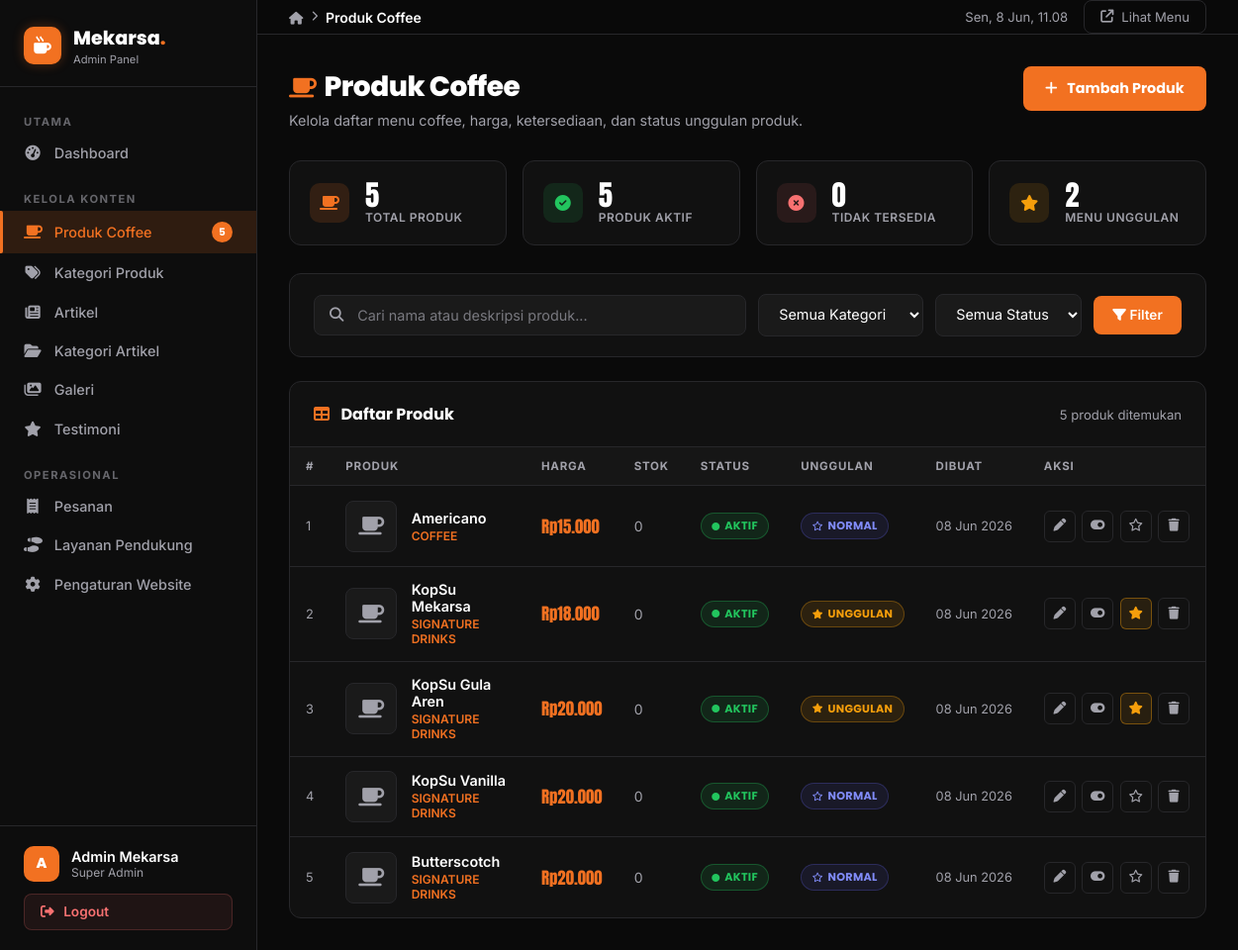
Screenshot of /portal-mekarsa/products.php (signed in) with the database file from the repository.
### tables this page shows
CREATE TABLE `products` (
  `id` int(11) NOT NULL,
  `category_id` int(11) NOT NULL,
  `name` varchar(100) NOT NULL,
  `description` text DEFAULT NULL,
  `price` decimal(10,2) NOT NULL,
  `stock` int(11) DEFAULT 0,
  `image` varchar(255) DEFAULT NULL,
  `is_featured` tinyint(1) DEFAULT 0,
  `status` enum('active','inactive') DEFAULT 'active',
  `created_at` timestamp NOT NULL DEFAULT current_timestamp(),
  `updated_at` timestamp NOT NULL DEFAULT current_timestamp() ON UPDATE current_timestamp()
);

CREATE TABLE `product_categories` (
  `id` int(11) NOT NULL,
  `name` varchar(100) NOT NULL,
  `description` text DEFAULT NULL,
  `created_at` timestamp NOT NULL DEFAULT current_timestamp()
);

### portal-mekarsa/products.php (the view, shortened to what this page needs)
<?php
$flashMsg   = '';
try {
    $pdo = getDBConnection();
    $search      = trim($_GET['search'] ?? '');
    $page        = max(1, (int)($_GET['page'] ?? 1));
    $perPage     = 10;
    $offset      = ($page - 1) * $perPage;
    $where  = [];
    $params = [];
    $whereSQL = !empty($where) ? 'WHERE ' . implode(' AND ', $where) : '';
    $countStmt = $pdo->prepare("SELECT COUNT(*) FROM products p $whereSQL");
    $countStmt->execute($params);
    $totalRows  = (int)$countStmt->fetchColumn();
    $listStmt = $pdo->prepare("
        SELECT p.*, pc.name AS category_name
        FROM products p
        LEFT JOIN product_categories pc ON p.category_id = pc.id
        $whereSQL
        ORDER BY p.created_at DESC
        LIMIT $perPage OFFSET $offset
    ");
    $listStmt->execute($params);
    $products = $listStmt->fetchAll();
    $statsStmt = $pdo->query("
        SELECT
            COUNT(*) AS total,
            SUM(status='active') AS active_count,
            SUM(status='inactive') AS inactive_count,
            SUM(is_featured=1) AS featured_count
        FROM products
    ");
    $productStats = $statsStmt->fetch();
} catch (PDOException $e) {
    $dbError      = $e->getMessage();
    $products     = [];
    $categories   = [];
    $totalPages   = 1;
    $totalRows    = 0;
    $productStats = ['total'=>0,'active_count'=>0,'inactive_count'=>0,'featured_count'=>0];
    if (empty($flashMsg)) {
        $flashMsg  = 'Database error: ' . $e->getMessage();
        $flashType = 'error';
    }
}
function formatRupiah(float $amount): string {
    return 'Rp' . number_format($amount, 0, ',', '.');
}
?>
<!DOCTYPE html>
<html lang="id">
<head>
    <link href="https://cdnjs.cloudflare.com/ajax/libs/font-awesome/6.5.0/css/all.min.css" rel="stylesheet">
</head>
<body>
<aside class="sidebar" id="sidebar" role="navigation" aria-label="Admin Navigation">
    <a href="dashboard.php" class="sidebar-brand">
        <div class="sidebar-brand-icon"><i class="fas fa-mug-hot"></i></div>
        <div>
            <div class="sidebar-brand-text">Mekarsa<span>.</span></div>
            <div class="sidebar-brand-sub">Admin Panel</div>
        </div>
    </a>
    <nav class="sidebar-nav">
        <div class="nav-section-label">Utama</div>
        <a href="dashboard.php" class="nav-item">
            <i class="fas fa-gauge-high"></i> Dashboard
        </a>
        <div class="nav-section-label" style="margin-top:0.75rem;">Kelola Konten</div>
        <a href="products.php" class="nav-item active">
            <i class="fas fa-mug-saucer"></i> Produk Coffee
            <?php if (!empty($productStats['total'])): ?>
                <span class="nav-badge"><?= $productStats['total'] ?></span>
            <?php endif; ?>
        </a>
        <a href="product-categories.php" class="nav-item">
            <i class="fas fa-tags"></i> Kategori Produk
        </a>
        <a href="articles.php" class="nav-item">
            <i class="fas fa-newspaper"></i> Artikel
        </a>
        <a href="article-categories.php" class="nav-item">
            <i class="fas fa-folder-open"></i> Kategori Artikel
        </a>
        <a href="gallery.php" class="nav-item">
            <i class="fas fa-images"></i> Galeri
        </a>
        <a href="testimonials.php" class="nav-item">
            <i class="fas fa-star"></i> Testimoni
        </a>
        <div class="nav-section-label" style="margin-top:0.75rem;">Operasional</div>
        <a href="orders.php" class="nav-item">
            <i class="fas fa-receipt"></i> Pesanan
        </a>
        <a href="support-services.php" class="nav-item">
            <i class="fas fa-shoe-prints"></i> Layanan Pendukung
        </a>
        <a href="settings.php" class="nav-item">
            <i class="fas fa-gear"></i> Pengaturan Website
        </a>
    </nav>
    <div class="sidebar-footer">
        <div class="admin-info">
            <div class="admin-avatar"><?= strtoupper(substr($_SESSION['admin_name'] ?? 'A', 0, 1)) ?></div>
            <div>
                <div class="admin-name"><?= htmlspecialchars($_SESSION['admin_name'] ?? 'Admin') ?></div>
                <div class="admin-role">Super Admin</div>
            </div>
        </div>
        <a href="logout.php" class="btn-logout" onclick="return confirm('Yakin ingin logout?')">
            <i class="fas fa-right-from-bracket"></i> Logout
        </a>
    </div>
</aside>
<div class="main">
    <header class="topbar">
        <div class="topbar-left">
            <nav class="breadcrumb" aria-label="breadcrumb">
                <a href="dashboard.php"><i class="fas fa-house" style="font-size:0.8rem;"></i></a>
                <i class="fas fa-chevron-right" style="font-size:0.65rem;"></i>
                <span>Produk Coffee</span>
            </nav>
        </div>
        <div class="topbar-right">
            <span class="topbar-time" id="currentTime"></span>
            <a href="../menu.php" class="topbar-view-site" target="_blank" rel="noopener">
                <i class="fas fa-arrow-up-right-from-square"></i> Lihat Menu
            </a>
        </div>
    </header>
    <main class="page-content">
        <div class="page-header">
            <div class="page-header-title">
                <h1><i class="fas fa-mug-saucer" style="color:var(--orange);margin-right:0.5rem;font-size:1.4rem;"></i>Produk Coffee</h1>
                <p>Kelola daftar menu coffee, harga, ketersediaan, dan status unggulan produk.</p>
            </div>
            <button class="btn-add" id="btnAddProduct" onclick="openAddModal()">
                <i class="fas fa-plus"></i> Tambah Produk
            </button>
        </div>
        <div class="stats-row">
            <div class="stat-mini stat-mini--orange">
                <div class="stat-mini-icon"><i class="fas fa-mug-saucer"></i></div>
                <div>
                    <div class="stat-mini-value"><?= $productStats['total'] ?? 0 ?></div>
                    <div class="stat-mini-label">Total Produk</div>
                </div>
            </div>
            <div class="stat-mini stat-mini--green">
                <div class="stat-mini-icon"><i class="fas fa-circle-check"></i></div>
                <div>
                    <div class="stat-mini-value"><?= $productStats['active_count'] ?? 0 ?></div>
                    <div class="stat-mini-label">Produk Aktif</div>
                </div>
            </div>
            <div class="stat-mini stat-mini--red">
                <div class="stat-mini-icon"><i class="fas fa-circle-xmark"></i></div>
                <div>
                    <div class="stat-mini-value"><?= $productStats['inactive_count'] ?? 0 ?></div>
                    <div class="stat-mini-label">Tidak Tersedia</div>
                </div>
            </div>
            <div class="stat-mini stat-mini--yellow">
                <div class="stat-mini-icon"><i class="fas fa-star"></i></div>
                <div>
                    <div class="stat-mini-value"><?= $productStats['featured_count'] ?? 0 ?></div>
                    <div class="stat-mini-label">Menu Unggulan</div>
                </div>
            </div>
        </div>
        <div class="filter-bar">
            <form method="GET" action="products.php">
                <div class="search-group">
                    <input
                        type="text" name="search" class="search-input"
                        placeholder="Cari nama atau deskripsi produk..."
                        value="<?= htmlspecialchars($search) ?>"
                    >
                </div>
                <select name="category" class="filter-select" aria-label="Filter kategori">
                    <option value="">Semua Kategori</option>
                </select>
                <select name="status" class="filter-select" aria-label="Filter status">
                    <option value="">Semua Status</option>
                </select>
                <button type="submit" class="btn-filter"><i class="fas fa-filter"></i> Filter</button>
            </form>
        </div>
        <div class="table-card">
            <div class="table-card-header">
                <h3><i class="fas fa-table" style="color:var(--orange);margin-right:0.5rem;"></i> Daftar Produk</h3>
                <span class="table-total">
                    <?= $totalRows ?> produk ditemukan
                </span>
            </div>
            <div class="table-wrapper">
                <?php if (!empty($products)): ?>
                    <table class="data-table" role="table" aria-label="Daftar produk coffee">
                        <thead>
                            <tr>
                                <th>#</th>
                                <th>Produk</th>
                                <th>Harga</th>
                                <th>Stok</th>
                                <th>Status</th>
                                <th>Unggulan</th>
                                <th>Dibuat</th>
                                <th>Aksi</th>
                            </tr>
                        </thead>
                        <tbody>
                            <?php foreach ($products as $i => $p): ?>
                                <tr>
                                    <td style="color:var(--text-muted);font-size:0.8rem;"><?= $offset + $i + 1 ?></td>
                                    <td>
                                        <div class="product-cell">
                                            <?php if (!empty($p['image']) && file_exists(UPLOAD_DIR . $p['image'])): ?>
                                                <img src="<?= UPLOAD_URL . htmlspecialchars($p['image']) ?>"
                                                     alt="<?= htmlspecialchars($p['name']) ?>"
                                                     class="product-thumb">
                                            <?php else: ?>
                                                <div class="product-thumb-placeholder">
                                                    <i class="fas fa-mug-saucer"></i>
                                                </div>
                                            <?php endif; ?>
                                            <div>
                                                <div class="product-name"><?= htmlspecialchars($p['name']) ?></div>
                                                <div class="product-cat"><?= htmlspecialchars($p['category_name'] ?? '—') ?></div>
                                            </div>
                                        </div>
                                    </td>
                                    <td class="price-text"><?= formatRupiah((float)$p['price']) ?></td>
                                    <td style="color:var(--text-muted);"><?= (int)$p['stock'] ?></td>
                                    <td>
                                        <?php if ($p['status'] === 'active'): ?>
                                            <span class="badge badge--active"><i class="fas fa-circle" style="font-size:0.5rem;"></i> Aktif</span>
                                        <?php else: ?>
                                            <span class="badge badge--inactive"><i class="fas fa-circle" style="font-size:0.5rem;"></i> Nonaktif</span>
                                        <?php endif; ?>
                                    </td>
                                    <td>
                                        <?php if ($p['is_featured']): ?>
                                            <span class="badge badge--featured"><i class="fas fa-star" style="font-size:0.6rem;"></i> Unggulan</span>
                                        <?php else: ?>
                                            <span class="badge badge--normal"><i class="far fa-star" style="font-size:0.6rem;"></i> Normal</span>
                                        <?php endif; ?>
                                    </td>
                                    <td style="color:var(--text-muted);font-size:0.8rem;white-space:nowrap;">
                                        <?= date('d M Y', strtotime($p['created_at'])) ?>
                                    </td>
                                    <td>
                                        <div class="action-group">
                                            <button
                                                class="action-btn"
                                                onclick="openEditModal(<?= htmlspecialchars(json_encode($p)) ?>)"
                                                title="Edit produk"
                                                aria-label="Edit <?= htmlspecialchars($p['name']) ?>"
                                            ><i class="fas fa-pen"></i></button>
                                            <form method="POST" style="display:inline;">
                                                <button
                                                    type="submit"
                                                    class="action-btn action-btn--success"
                                                    title="<?= $p['status'] === 'active' ? 'Nonaktifkan' : 'Aktifkan' ?>"
                                                    aria-label="Ubah status <?= htmlspecialchars($p['name']) ?>"
                                                >
                                                    <i class="fas <?= $p['status'] === 'active' ? 'fa-toggle-on' : 'fa-toggle-off' ?>"></i>
                                                </button>
                                            </form>
                                            <form method="POST" style="display:inline;">
                                                <button
                                                    type="submit"
                                                    class="action-btn action-btn--star <?= $p['is_featured'] ? 'starred' : '' ?>"
                                                    title="<?= $p['is_featured'] ? 'Hapus dari unggulan' : 'Jadikan unggulan' ?>"
                                                    aria-label="Toggle unggulan <?= htmlspecialchars($p['name']) ?>"
                                                ><i class="<?= $p['is_featured'] ? 'fas' : 'far' ?> fa-star"></i></button>
                                            </form>
                                            <button
                                                class="action-btn action-btn--danger"
                                                onclick="confirmDelete(<?= $p['id'] ?>, '<?= addslashes(htmlspecialchars($p['name'])) ?>')"
                                                title="Hapus produk"
                                                aria-label="Hapus <?= htmlspecialchars($p['name']) ?>"
                                            ><i class="fas fa-trash"></i></button>
                                        </div>
                                    </td>
                                </tr>
                            <?php endforeach; ?>
                        </tbody>
                    </table>
                <?php endif; ?>
            </div>
        </div>
    </main>
</div>
</body>
</html>

### rows the page displays
products: i "1", name "Americano", category.name "COFFEE", price "Rp15.000", stock "0", status "active" (drawn), is_featured 0 (drawn), created_at "08 Jun 2026"
products: i "2", name "KopSu Mekarsa", category.name "SIGNATURE DRINKS", price "Rp18.000", stock "0", status "active" (drawn), is_featured 1 (drawn), created_at "08 Jun 2026"
products: i "3", name "KopSu Gula Aren", category.name "SIGNATURE DRINKS", price "Rp20.000", stock "0", status "active" (drawn), is_featured 1 (drawn), created_at "08 Jun 2026"
products: i "4", name "KopSu Vanilla", category.name "SIGNATURE DRINKS", price "Rp20.000", stock "0", status "active" (drawn), is_featured 0 (drawn), created_at "08 Jun 2026"
products: i "5", name "Butterscotch", category.name "SIGNATURE DRINKS", price "Rp20.000", stock "0", status "active" (drawn), is_featured 0 (drawn), created_at "08 Jun 2026"

### other values shown
$productStats['total'] "5"
substr($_SESSION['admin_name'] ?? 'A', 0, 1) "A"
$_SESSION['admin_name'] "Admin Mekarsa"
$productStats['active_count'] "5"
$productStats['inactive_count'] "0"
$productStats['featured_count'] "2"
$totalRows "5"
